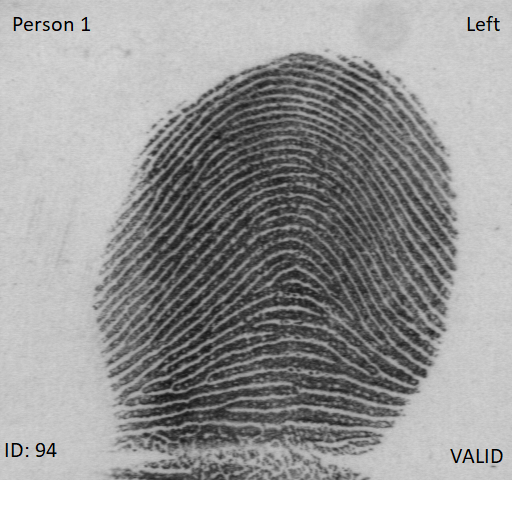
#> input picture data/otisak_prsta.png, 512 x 512 px
$ python fingerprintMasking.py
#> lines starting #> are read from the running program, lines starting #| are printed output that depends on the picture; after the words box and inside, x2 and y2 are one past the last pixel; in counts of white or black regions, pixels touching at a corner belong together
"""Fingerprint Masking"""

import cv2
import numpy as np

#Reading and Thresholding the Image
img_gray = cv2.imread("data/otisak_prsta.png", cv2.IMREAD_GRAYSCALE)
#> img_gray: shape (512, 512); min 0, max 255, mean 154.7

_, img_binary = cv2.threshold(img_gray, 100, 255, cv2.THRESH_BINARY_INV)
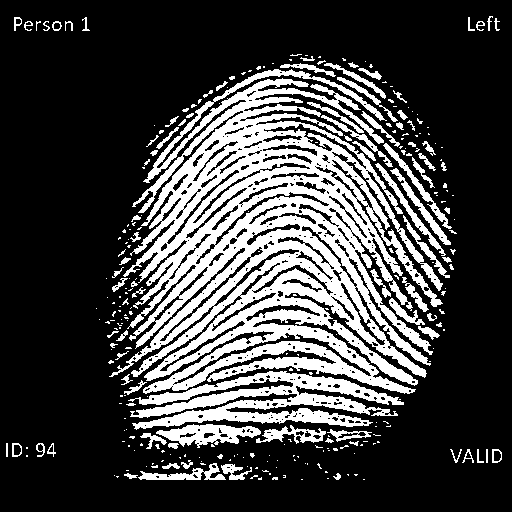
#> img_binary: shape (512, 512); 26.4% white; 289 white regions (201 under 20 px), largest, box (x1, y1, x2, y2) and area: (109, 69, 443, 394) 50230, (128, 371, 404, 430) 7402, (156, 424, 261, 448) 1301

#print(img_binary.shape)
#print(img_binary.dtype)

#Creating the Mask
mask = np.zeros((512,512), dtype=np.uint8)
height, width = img_gray.shape
#> height = 512; width = 512

#Defining Mask Points
x1 = width // 4
#> x1 = 128
y1 = height -1
#> y1 = 511
x2 = 0
y2 = 3 * (height // 4)
#> y2 = 384
x3 = 0
y3 = height // 4
#> y3 = 128
x4 = width // 4
#> x4 = 128
y4 = 0
x5 = 3 * (width // 4)
#> x5 = 384
y5 = 0
x6 = width -1
#> x6 = 511
y6 = height // 4
#> y6 = 128
x7 = width -1
#> x7 = 511
y7 = 3 * (height // 4)
#> y7 = 384
x8 = 3 * (width // 4)
#> x8 = 384
y8 = height -1
#> y8 = 511

#Filling the Mask with Points
mask_points = np.array([[[x1,y1], [x2,y2], [x3,y3], [x4,y4], [x5,y5], [x6,y6], [x7,y7], [x8,y8]]])

mask = cv2.fillPoly(mask, mask_points, 255)

#Applying Mask to the Binary Image
masked_image = cv2.bitwise_and(img_binary, mask)
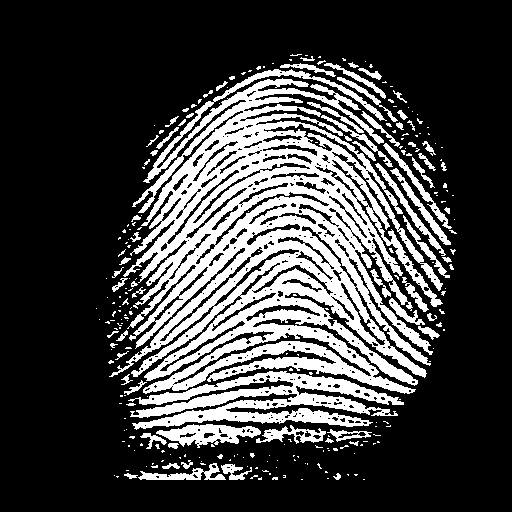
#> masked_image: shape (512, 512); 26.1% white; 267 white regions (198 under 20 px), largest, box (x1, y1, x2, y2) and area: (109, 69, 443, 394) 50230, (128, 371, 404, 430) 7402, (156, 424, 261, 448) 1301

#Displaying the Results
cv2.imshow("Original-gray", img_gray)
cv2.imshow("Mask", mask)
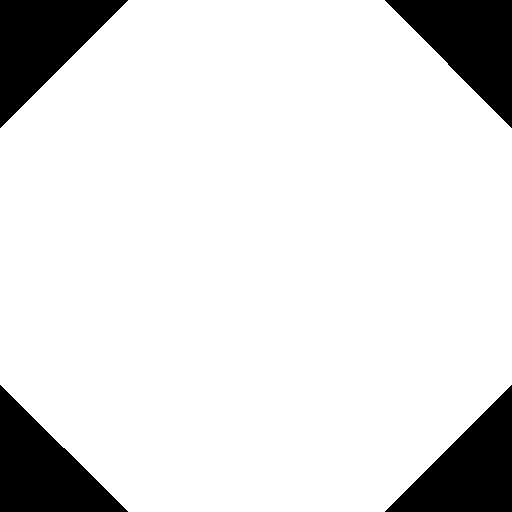
#> window 'Mask': shape (512, 512); 87.5% white; 4 black regions, box (x1, y1, x2, y2) and area: (0, 0, 128, 128) 8256, (385, 0, 512, 128) 8192, (0, 385, 128, 512) 8192, (385, 385, 512, 512) 8128
cv2.imshow("Masked image", masked_image)
cv2.waitKey()
cv2.destroyAllWindows()
